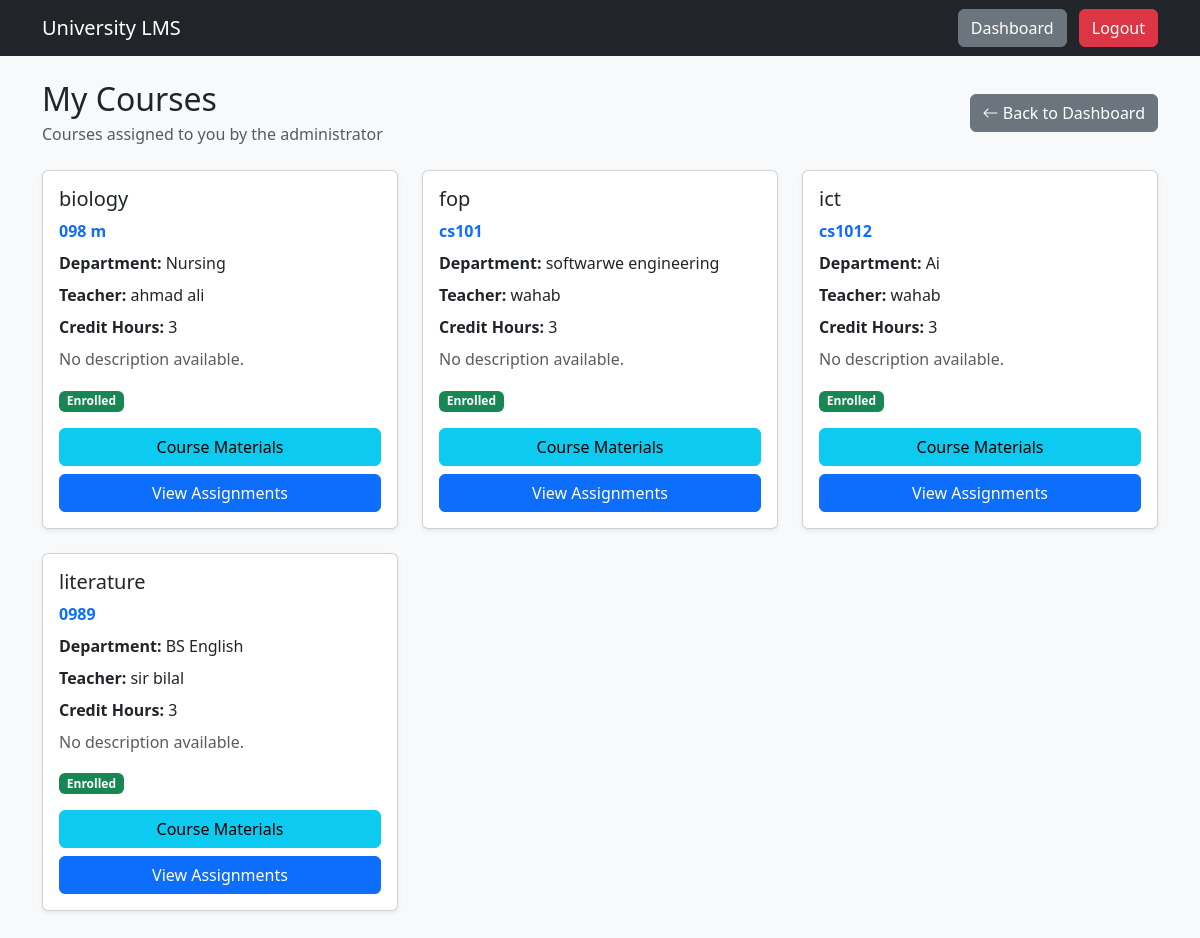
The page /student/courses.php (signed in) on the database its author committed.
### tables this page shows
CREATE TABLE `enrollments` (
  `id` int(11) NOT NULL,
  `student_id` int(11) NOT NULL,
  `course_id` int(11) NOT NULL,
  `enrolled_at` timestamp NOT NULL DEFAULT current_timestamp()
);

CREATE TABLE `courses` (
  `id` int(11) NOT NULL,
  `department_id` int(11) NOT NULL,
  `teacher_id` int(11) DEFAULT NULL,
  `course_code` varchar(50) NOT NULL,
  `course_name` varchar(150) NOT NULL,
  `description` text DEFAULT NULL,
  `credit_hours` int(11) DEFAULT 3,
  `created_at` timestamp NOT NULL DEFAULT current_timestamp()
);

CREATE TABLE `departments` (
  `id` int(11) NOT NULL,
  `name` varchar(100) NOT NULL,
  `description` text DEFAULT NULL,
  `created_at` timestamp NOT NULL DEFAULT current_timestamp()
);

CREATE TABLE `users` (
  `id` int(11) NOT NULL,
  `full_name` varchar(100) NOT NULL,
  `email` varchar(100) NOT NULL,
  `phone` varchar(30) DEFAULT NULL,
  `address` varchar(255) DEFAULT NULL,
  `student_id` varchar(50) DEFAULT NULL,
  `teacher_id` varchar(50) DEFAULT NULL,
  `semester` int(11) DEFAULT NULL,
  `department_id` int(11) DEFAULT NULL,
  `password` varchar(255) NOT NULL,
  `role` enum('student','teacher','admin') NOT NULL DEFAULT 'student',
  `created_at` timestamp NOT NULL DEFAULT current_timestamp()
);

### student/courses.php (the view, shortened to what this page needs)
<?php
include "../includes/db.php";
$student_id = $_SESSION['user_id'];
$sql = "
    SELECT
        courses.id,
        courses.course_code,
        courses.course_name,
        courses.description,
        courses.credit_hours,
        departments.name AS department_name,
        users.full_name AS teacher_name,
        enrollments.enrolled_at
    FROM enrollments
    INNER JOIN courses
        ON enrollments.course_id = courses.id
    LEFT JOIN departments
        ON courses.department_id = departments.id
    LEFT JOIN users
        ON courses.teacher_id = users.id
    WHERE enrollments.student_id = ?
    ORDER BY courses.course_name ASC
";
$stmt = mysqli_prepare($conn, $sql);
mysqli_stmt_bind_param(
    $stmt,
    "i",
    $student_id
);
mysqli_stmt_execute($stmt);
$result = mysqli_stmt_get_result($stmt);
?>
<!DOCTYPE html>
<html lang="en">
<head>
    <link
        href="https://cdn.jsdelivr.net/npm/bootstrap@5.3.3/dist/css/bootstrap.min.css"
        rel="stylesheet"
    >
    <link
        rel="stylesheet"
        href="https://cdn.jsdelivr.net/npm/bootstrap-icons@1.11.3/font/bootstrap-icons.min.css"
    >
</head>
<body class="bg-light">
<nav class="navbar navbar-dark bg-dark">
    <div class="container">
        <a
            class="navbar-brand"
            href="dashboard.php"
        >
            University LMS
        </a>
        <div>
            <a
                href="dashboard.php"
                class="btn btn-secondary me-2"
            >
                Dashboard
            </a>
            <a
                href="../logout.php"
                class="btn btn-danger"
            >
                Logout
            </a>
        </div>
    </div>
</nav>
<div class="container py-4">
    <div class="d-flex justify-content-between align-items-center mb-4">
        <div>
            <h2 class="mb-1">
                My Courses
            </h2>
            <p class="text-muted mb-0">
                Courses assigned to you by the administrator
            </p>
        </div>
        <a
            href="dashboard.php"
            class="btn btn-secondary"
        >
            <i class="bi bi-arrow-left"></i>
            Back to Dashboard
        </a>
    </div>
    <div class="row">
        <?php if (mysqli_num_rows($result) > 0): ?>
            <?php while ($course = mysqli_fetch_assoc($result)): ?>
                <div class="col-md-6 col-lg-4 mb-4">
                    <div class="card shadow-sm h-100">
                        <div class="card-body">
                            <h5 class="card-title">
                                <?php
                                echo htmlspecialchars(
                                    $course['course_name']
                                );
                                ?>
                            </h5>
                            <p class="text-primary mb-2">
                                <strong>
                                    <?php
                                    echo htmlspecialchars(
                                        $course['course_code']
                                    );
                                    ?>
                                </strong>
                            </p>
                            <p class="mb-2">
                                <strong>
                                    Department:
                                </strong>
                                <?php
                                echo !empty($course['department_name'])
                                    ? htmlspecialchars(
                                        $course['department_name']
                                    )
                                    : "Not assigned";
                                ?>
                            </p>
                            <p class="mb-2">
                                <strong>
                                    Teacher:
                                </strong>
                                <?php
                                echo !empty($course['teacher_name'])
                                    ? htmlspecialchars(
                                        $course['teacher_name']
                                    )
                                    : "Not assigned";
                                ?>
                            </p>
                            <p class="mb-2">
                                <strong>
                                    Credit Hours:
                                </strong>
                                <?php
                                echo htmlspecialchars(
                                    $course['credit_hours']
                                );
                                ?>
                            </p>
                            <p class="text-muted">
                                <?php
                                echo !empty($course['description'])
                                    ? htmlspecialchars(
                                        $course['description']
                                    )
                                    : "No description available.";
                                ?>
                            </p>
                            <div class="mb-3">
                                <span class="badge bg-success">
                                    Enrolled
                                </span>
                            </div>
                            <a
                                href="materials.php?course_id=<?php echo $course['id']; ?>"
                                class="btn btn-info w-100 mb-2"
                            >
                                Course Materials
                            </a>
                            <a
                                href="assignments.php?course_id=<?php echo $course['id']; ?>"
                                class="btn btn-primary w-100"
                            >
                                View Assignments
                            </a>
                        </div>
                    </div>
                </div>
            <?php endwhile; ?>
        <?php endif; ?>
    </div>
</div>
</body>
</html>

### rows shown on the page
enrollments: course.course_name "biology", course.course_code "098 m", departments.name "Nursing", users.full_name "ahmad ali", course.credit_hours "3"
enrollments: course.course_name "fop", course.course_code "cs101", departments.name "softwarwe engineering", users.full_name "wahab", course.credit_hours "3"
enrollments: course.course_name "ict", course.course_code "cs1012", departments.name "Ai", users.full_name "wahab", course.credit_hours "3"
enrollments: course.course_name "literature", course.course_code "0989", departments.name "BS English", users.full_name "sir bilal", course.credit_hours "3"
